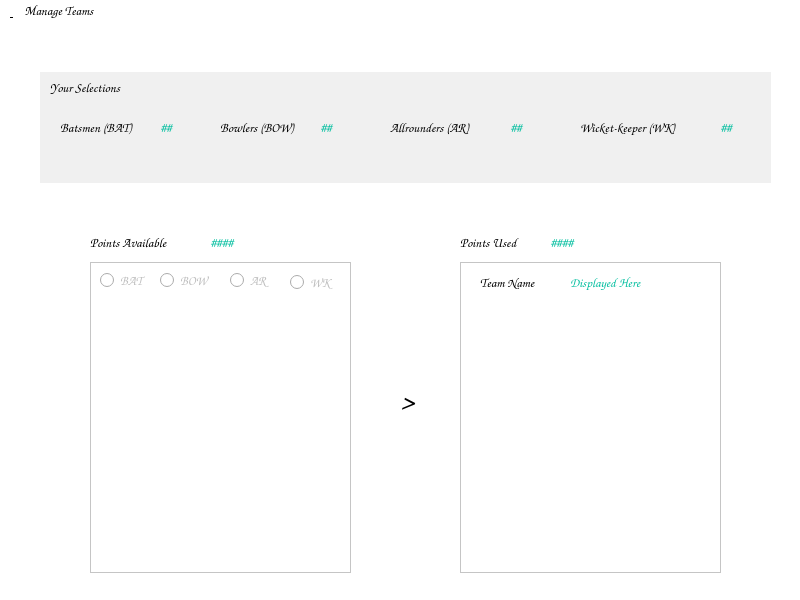
<?xml version="1.0" encoding="UTF-8"?>
<ui version="4.0">
 <class>MainWindow</class>
 <widget class="QMainWindow" name="MainWindow">
  <property name="geometry">
   <rect>
    <x>0</x>
    <y>0</y>
    <width>800</width>
    <height>600</height>
   </rect>
  </property>
  <property name="font">
   <font>
    <family>Comic Sans MS</family>
    <pointsize>10</pointsize>
   </font>
  </property>
  <property name="windowTitle">
   <string>Fantasy Cricket</string>
  </property>
  <property name="styleSheet">
   <string notr="true">background-color: rgb(255, 255, 255);</string>
  </property>
  <widget class="QWidget" name="centralwidget">
   <widget class="QLabel" name="label_11">
    <property name="geometry">
     <rect>
      <x>40</x>
      <y>50</y>
      <width>731</width>
      <height>111</height>
     </rect>
    </property>
    <property name="styleSheet">
     <string notr="true">background-color: rgb(240, 240, 240);</string>
    </property>
    <property name="text">
     <string/>
    </property>
   </widget>
   <widget class="QLabel" name="batsmen">
    <property name="geometry">
     <rect>
      <x>160</x>
      <y>90</y>
      <width>31</width>
      <height>31</height>
     </rect>
    </property>
    <property name="font">
     <font>
      <family>Comic Sans MS</family>
      <pointsize>10</pointsize>
      <weight>75</weight>
      <bold>true</bold>
     </font>
    </property>
    <property name="styleSheet">
     <string notr="true">color: rgb(3, 190, 159);
background-color: rgb(240, 240, 240);</string>
    </property>
    <property name="text">
     <string>##</string>
    </property>
   </widget>
   <widget class="QLabel" name="bowlers">
    <property name="geometry">
     <rect>
      <x>320</x>
      <y>90</y>
      <width>31</width>
      <height>31</height>
     </rect>
    </property>
    <property name="font">
     <font>
      <family>Comic Sans MS</family>
      <pointsize>10</pointsize>
      <weight>75</weight>
      <bold>true</bold>
     </font>
    </property>
    <property name="styleSheet">
     <string notr="true">color: rgb(3, 190, 159);
background-color: rgb(240, 240, 240);</string>
    </property>
    <property name="text">
     <string>##</string>
    </property>
   </widget>
   <widget class="QLabel" name="allrounders">
    <property name="geometry">
     <rect>
      <x>510</x>
      <y>90</y>
      <width>31</width>
      <height>31</height>
     </rect>
    </property>
    <property name="font">
     <font>
      <family>Comic Sans MS</family>
      <pointsize>10</pointsize>
      <weight>75</weight>
      <bold>true</bold>
     </font>
    </property>
    <property name="styleSheet">
     <string notr="true">color: rgb(3, 190, 159);
background-color: rgb(240, 240, 240);</string>
    </property>
    <property name="text">
     <string>##</string>
    </property>
   </widget>
   <widget class="QLabel" name="wicketkeeper">
    <property name="geometry">
     <rect>
      <x>720</x>
      <y>90</y>
      <width>31</width>
      <height>31</height>
     </rect>
    </property>
    <property name="font">
     <font>
      <family>Comic Sans MS</family>
      <pointsize>10</pointsize>
      <weight>75</weight>
      <bold>true</bold>
     </font>
    </property>
    <property name="styleSheet">
     <string notr="true">color: rgb(3, 190, 159);
background-color: rgb(240, 240, 240);</string>
    </property>
    <property name="text">
     <string>##</string>
    </property>
   </widget>
   <widget class="QLabel" name="points_available">
    <property name="geometry">
     <rect>
      <x>210</x>
      <y>210</y>
      <width>51</width>
      <height>21</height>
     </rect>
    </property>
    <property name="font">
     <font>
      <family>Comic Sans MS</family>
      <pointsize>10</pointsize>
      <weight>75</weight>
      <bold>true</bold>
     </font>
    </property>
    <property name="styleSheet">
     <string notr="true">color: rgb(3, 190, 159);</string>
    </property>
    <property name="text">
     <string>####</string>
    </property>
   </widget>
   <widget class="QLabel" name="points_used">
    <property name="geometry">
     <rect>
      <x>550</x>
      <y>210</y>
      <width>47</width>
      <height>21</height>
     </rect>
    </property>
    <property name="font">
     <font>
      <family>Comic Sans MS</family>
      <pointsize>10</pointsize>
      <weight>75</weight>
      <bold>true</bold>
     </font>
    </property>
    <property name="styleSheet">
     <string notr="true">color: rgb(3, 190, 159);</string>
    </property>
    <property name="text">
     <string>####</string>
    </property>
   </widget>
   <widget class="QListWidget" name="listWidget">
    <property name="geometry">
     <rect>
      <x>90</x>
      <y>240</y>
      <width>261</width>
      <height>311</height>
     </rect>
    </property>
    <property name="lineWidth">
     <number>1</number>
    </property>
   </widget>
   <widget class="QListWidget" name="listWidget_2">
    <property name="geometry">
     <rect>
      <x>460</x>
      <y>240</y>
      <width>261</width>
      <height>311</height>
     </rect>
    </property>
   </widget>
   <widget class="QLabel" name="team_name">
    <property name="geometry">
     <rect>
      <x>570</x>
      <y>250</y>
      <width>131</width>
      <height>21</height>
     </rect>
    </property>
    <property name="font">
     <font>
      <family>Comic Sans MS</family>
      <pointsize>10</pointsize>
      <weight>75</weight>
      <bold>true</bold>
     </font>
    </property>
    <property name="styleSheet">
     <string notr="true">color: rgb(3, 190, 159);</string>
    </property>
    <property name="text">
     <string>Displayed Here</string>
    </property>
   </widget>
   <widget class="QLabel" name="label_8">
    <property name="geometry">
     <rect>
      <x>50</x>
      <y>50</y>
      <width>101</width>
      <height>31</height>
     </rect>
    </property>
    <property name="font">
     <font>
      <family>Comic Sans MS</family>
      <pointsize>10</pointsize>
      <weight>50</weight>
      <bold>false</bold>
     </font>
    </property>
    <property name="styleSheet">
     <string notr="true">background-color: rgb(240, 240, 240);</string>
    </property>
    <property name="text">
     <string>Your Selections</string>
    </property>
   </widget>
   <widget class="QLabel" name="label_9">
    <property name="geometry">
     <rect>
      <x>60</x>
      <y>90</y>
      <width>101</width>
      <height>31</height>
     </rect>
    </property>
    <property name="font">
     <font>
      <family>Comic Sans MS</family>
      <pointsize>10</pointsize>
      <weight>75</weight>
      <bold>true</bold>
     </font>
    </property>
    <property name="styleSheet">
     <string notr="true">background-color: rgb(240, 240, 240);</string>
    </property>
    <property name="text">
     <string>Batsmen (BAT)</string>
    </property>
   </widget>
   <widget class="QLabel" name="label_10">
    <property name="geometry">
     <rect>
      <x>220</x>
      <y>90</y>
      <width>101</width>
      <height>31</height>
     </rect>
    </property>
    <property name="font">
     <font>
      <family>Comic Sans MS</family>
      <pointsize>10</pointsize>
      <weight>75</weight>
      <bold>true</bold>
     </font>
    </property>
    <property name="styleSheet">
     <string notr="true">background-color: rgb(240, 240, 240);</string>
    </property>
    <property name="text">
     <string>Bowlers (BOW)</string>
    </property>
   </widget>
   <widget class="QLabel" name="label_12">
    <property name="geometry">
     <rect>
      <x>390</x>
      <y>90</y>
      <width>111</width>
      <height>31</height>
     </rect>
    </property>
    <property name="font">
     <font>
      <family>Comic Sans MS</family>
      <pointsize>10</pointsize>
      <weight>75</weight>
      <bold>true</bold>
     </font>
    </property>
    <property name="styleSheet">
     <string notr="true">background-color: rgb(240, 240, 240);</string>
    </property>
    <property name="text">
     <string>Allrounders (AR)</string>
    </property>
   </widget>
   <widget class="QLabel" name="label_13">
    <property name="geometry">
     <rect>
      <x>580</x>
      <y>90</y>
      <width>141</width>
      <height>31</height>
     </rect>
    </property>
    <property name="font">
     <font>
      <family>Comic Sans MS</family>
      <pointsize>10</pointsize>
      <weight>75</weight>
      <bold>true</bold>
     </font>
    </property>
    <property name="styleSheet">
     <string notr="true">background-color: rgb(240, 240, 240);</string>
    </property>
    <property name="text">
     <string>Wicket-keeper (WK)</string>
    </property>
   </widget>
   <widget class="QLabel" name="label_14">
    <property name="geometry">
     <rect>
      <x>90</x>
      <y>210</y>
      <width>111</width>
      <height>21</height>
     </rect>
    </property>
    <property name="font">
     <font>
      <family>Comic Sans MS</family>
      <pointsize>10</pointsize>
      <weight>75</weight>
      <bold>true</bold>
     </font>
    </property>
    <property name="styleSheet">
     <string notr="true"/>
    </property>
    <property name="text">
     <string>Points Available</string>
    </property>
   </widget>
   <widget class="QLabel" name="label_15">
    <property name="geometry">
     <rect>
      <x>460</x>
      <y>210</y>
      <width>81</width>
      <height>21</height>
     </rect>
    </property>
    <property name="font">
     <font>
      <family>Comic Sans MS</family>
      <pointsize>10</pointsize>
      <weight>75</weight>
      <bold>true</bold>
     </font>
    </property>
    <property name="styleSheet">
     <string notr="true"/>
    </property>
    <property name="text">
     <string>Points Used</string>
    </property>
   </widget>
   <widget class="QLabel" name="label_16">
    <property name="geometry">
     <rect>
      <x>480</x>
      <y>250</y>
      <width>81</width>
      <height>21</height>
     </rect>
    </property>
    <property name="font">
     <font>
      <family>Comic Sans MS</family>
      <pointsize>10</pointsize>
      <weight>75</weight>
      <bold>true</bold>
     </font>
    </property>
    <property name="styleSheet">
     <string notr="true"/>
    </property>
    <property name="text">
     <string>Team Name</string>
    </property>
   </widget>
   <widget class="QLabel" name="label_17">
    <property name="geometry">
     <rect>
      <x>400</x>
      <y>370</y>
      <width>21</width>
      <height>21</height>
     </rect>
    </property>
    <property name="font">
     <font>
      <family>Comic Sans MS</family>
      <pointsize>20</pointsize>
      <weight>50</weight>
      <bold>false</bold>
     </font>
    </property>
    <property name="text">
     <string>&gt;</string>
    </property>
   </widget>
   <widget class="QRadioButton" name="bat_btn">
    <property name="enabled">
     <bool>false</bool>
    </property>
    <property name="geometry">
     <rect>
      <x>100</x>
      <y>250</y>
      <width>51</width>
      <height>17</height>
     </rect>
    </property>
    <property name="font">
     <font>
      <family>Comic Sans MS</family>
      <pointsize>10</pointsize>
     </font>
    </property>
    <property name="text">
     <string>BAT</string>
    </property>
   </widget>
   <widget class="QRadioButton" name="bow_btn">
    <property name="enabled">
     <bool>false</bool>
    </property>
    <property name="geometry">
     <rect>
      <x>160</x>
      <y>250</y>
      <width>51</width>
      <height>17</height>
     </rect>
    </property>
    <property name="font">
     <font>
      <family>Comic Sans MS</family>
      <pointsize>10</pointsize>
     </font>
    </property>
    <property name="text">
     <string>BOW</string>
    </property>
   </widget>
   <widget class="QRadioButton" name="ar_btn">
    <property name="enabled">
     <bool>false</bool>
    </property>
    <property name="geometry">
     <rect>
      <x>230</x>
      <y>250</y>
      <width>51</width>
      <height>17</height>
     </rect>
    </property>
    <property name="font">
     <font>
      <family>Comic Sans MS</family>
      <pointsize>10</pointsize>
     </font>
    </property>
    <property name="text">
     <string>AR</string>
    </property>
   </widget>
   <widget class="QRadioButton" name="wk_btn">
    <property name="enabled">
     <bool>false</bool>
    </property>
    <property name="geometry">
     <rect>
      <x>290</x>
      <y>250</y>
      <width>51</width>
      <height>20</height>
     </rect>
    </property>
    <property name="font">
     <font>
      <family>Comic Sans MS</family>
      <pointsize>10</pointsize>
     </font>
    </property>
    <property name="text">
     <string>WK</string>
    </property>
   </widget>
  </widget>
  <widget class="QStatusBar" name="statusbar"/>
  <widget class="QMenuBar" name="menuBar">
   <property name="geometry">
    <rect>
     <x>0</x>
     <y>0</y>
     <width>800</width>
     <height>24</height>
    </rect>
   </property>
   <property name="font">
    <font>
     <family>Comic Sans MS</family>
     <pointsize>10</pointsize>
    </font>
   </property>
   <property name="autoFillBackground">
    <bool>false</bool>
   </property>
   <property name="styleSheet">
    <string notr="true"/>
   </property>
   <widget class="QMenu" name="manage_teams">
    <property name="geometry">
     <rect>
      <x>273</x>
      <y>110</y>
      <width>192</width>
      <height>138</height>
     </rect>
    </property>
    <property name="font">
     <font>
      <family>Comic Sans MS</family>
      <pointsize>10</pointsize>
     </font>
    </property>
    <property name="styleSheet">
     <string notr="true">background-color: rgb(190, 190, 190);</string>
    </property>
    <property name="title">
     <string>&amp;     Manage Teams     </string>
    </property>
    <addaction name="new_team"/>
    <addaction name="open_team"/>
    <addaction name="save_team"/>
    <addaction name="evaluate_team"/>
   </widget>
   <addaction name="manage_teams"/>
  </widget>
  <action name="new_team">
   <property name="text">
    <string>&amp;       NEW Team</string>
   </property>
   <property name="font">
    <font>
     <family>Comic Sans MS</family>
     <pointsize>10</pointsize>
     <weight>50</weight>
     <bold>false</bold>
    </font>
   </property>
  </action>
  <action name="open_team">
   <property name="text">
    <string>  &amp;     OPEN Team</string>
   </property>
   <property name="font">
    <font>
     <family>Comic Sans MS</family>
     <pointsize>10</pointsize>
     <weight>50</weight>
     <bold>false</bold>
    </font>
   </property>
  </action>
  <action name="save_team">
   <property name="text">
    <string>&amp;       SAVE Team</string>
   </property>
   <property name="font">
    <font>
     <family>Comic Sans MS</family>
     <pointsize>10</pointsize>
    </font>
   </property>
  </action>
  <action name="evaluate_team">
   <property name="text">
    <string>&amp;       EVALUATE Team</string>
   </property>
   <property name="font">
    <font>
     <family>Comic Sans MS</family>
     <pointsize>10</pointsize>
    </font>
   </property>
  </action>
 </widget>
 <resources/>
 <connections/>
</ui>
